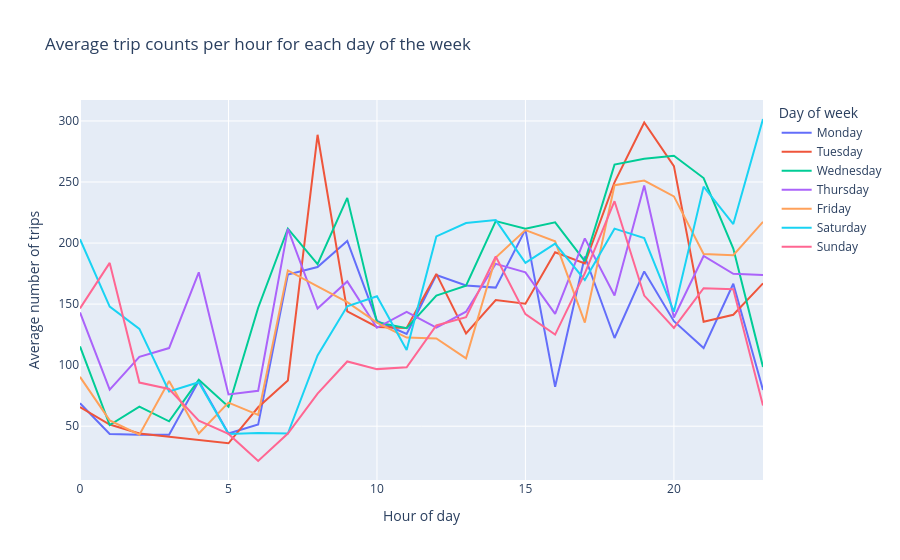

The notebook cell this image was saved under:
### Markdown cell above
## 3. Average trip counts per hour for each day of the week

### Code cell
trip_counts = (
    df.groupby(["date", "weekday_name", "hour"])
      .size()
      .reset_index(name="trip_count")
)

avg_trip_counts = (
    trip_counts.groupby(["weekday_name", "hour"])["trip_count"]
    .mean()
    .reset_index()
)

weekday_order = [
    "Monday", "Tuesday", "Wednesday",
    "Thursday", "Friday", "Saturday", "Sunday"
]

avg_trip_counts["weekday_name"] = pd.Categorical(
    avg_trip_counts["weekday_name"],
    categories=weekday_order,
    ordered=True
)

avg_trip_counts = avg_trip_counts.sort_values(["weekday_name", "hour"])

fig = px.line(
    avg_trip_counts,
    x="hour",
    y="trip_count",
    color="weekday_name",
    title="Average trip counts per hour for each day of the week",
    labels={
        "hour": "Hour of day",
        "trip_count": "Average number of trips",
        "weekday_name": "Day of week",
    }
)

fig.show()

### Figure 1 — Plotly figure (JSON) as saved in the notebook; plotly's stock layout.template omitted (floating-point values rounded to 4 significant figures)
{"data": [{"hovertemplate": "Day of week=Monday<br>Hour of day=%{x}<br>Average number of trips=%{y}<extra></extra>", "legendgroup": "Monday", "line": {"color": "#636efa", "dash": "solid"}, "marker": {"symbol": "circle"}, "mode": "lines", "name": "Monday", "orientation": "v", "showlegend": true, "type": "scatter", "x": [0, 1, 2, 3, 4, 5, 6, 7, 8, 9, 10, 11, 12, 13, 14, 15, 16, 17, 18, 19, 20, 21, 22, 23], "xaxis": "x", "y": [68.75, 43.67, 43.0, 43.0, 87.0, 44.0, 51.33, 174.2, 180.3, 201.7, 136.2, 125.5, 173.8, 165.2, 163.5, 211.0, 82.25, 189.0, 122.2, 176.8, 136.0, 114.0, 166.7, 79.67], "yaxis": "y"}, {"hovertemplate": "Day of week=Tuesday<br>Hour of day=%{x}<br>Average number of trips=%{y}<extra></extra>", "legendgroup": "Tuesday", "line": {"color": "#EF553B", "dash": "solid"}, "marker": {"symbol": "circle"}, "mode": "lines", "name": "Tuesday", "orientation": "v", "showlegend": true, "type": "scatter", "x": [0, 1, 2, 5, 6, 7, 8, 9, 10, 11, 12, 13, 14, 15, 16, 17, 18, 19, 20, 21, 22, 23], "xaxis": "x", "y": [65.67, 51.33, 44.0, 36.0, 65.5, 87.5, 288.7, 144.0, 131.2, 130.5, 174.8, 126.0, 153.2, 150.2, 192.5, 183.2, 249.8, 298.8, 263.0, 135.5, 141.2, 167.0], "yaxis": "y"}, {"hovertemplate": "Day of week=Wednesday<br>Hour of day=%{x}<br>Average number of trips=%{y}<extra></extra>", "legendgroup": "Wednesday", "line": {"color": "#00cc96", "dash": "solid"}, "marker": {"symbol": "circle"}, "mode": "lines", "name": "Wednesday", "orientation": "v", "showlegend": true, "type": "scatter", "x": [0, 1, 2, 3, 4, 5, 6, 7, 8, 9, 10, 11, 12, 13, 14, 15, 16, 17, 18, 19, 20, 21, 22, 23], "xaxis": "x", "y": [115.3, 51.0, 66.0, 54.0, 88.0, 66.0, 147.0, 211.8, 182.8, 237.0, 135.2, 130.2, 157.0, 165.0, 218.0, 211.7, 217.0, 185.2, 264.2, 269.0, 271.5, 253.2, 195.5, 98.5], "yaxis": "y"}, {"hovertemplate": "Day of week=Thursday<br>Hour of day=%{x}<br>Average number of trips=%{y}<extra></extra>", "legendgroup": "Thursday", "line": {"color": "#ab63fa", "dash": "solid"}, "marker": {"symbol": "circle"}, "mode": "lines", "name": "Thursday", "orientation": "v", "showlegend": true, "type": "scatter", "x": [0, 1, 2, 3, 4, 5, 6, 7, 8, 9, 10, 11, 12, 13, 14, 15, 16, 17, 18, 19, 20, 21, 22, 23], "xaxis": "x", "y": [143.2, 80.0, 106.8, 114.0, 176.0, 76.0, 79.0, 211.6, 146.4, 168.6, 130.6, 143.6, 130.8, 143.8, 183.0, 176.0, 142.0, 203.8, 157.0, 247.2, 139.0, 189.4, 174.8, 173.8], "yaxis": "y"}, {"hovertemplate": "Day of week=Friday<br>Hour of day=%{x}<br>Average number of trips=%{y}<extra></extra>", "legendgroup": "Friday", "line": {"color": "#FFA15A", "dash": "solid"}, "marker": {"symbol": "circle"}, "mode": "lines", "name": "Friday", "orientation": "v", "showlegend": true, "type": "scatter", "x": [0, 1, 2, 3, 4, 5, 6, 7, 8, 9, 10, 11, 12, 13, 14, 15, 16, 17, 18, 19, 20, 21, 22, 23], "xaxis": "x", "y": [90.4, 54.75, 43.0, 87.0, 44.0, 69.33, 59.2, 177.6, 164.6, 151.6, 134.8, 122.6, 121.8, 105.6, 188.2, 210.6, 201.4, 134.8, 247.4, 251.2, 238.2, 191.0, 190.0, 217.4], "yaxis": "y"}, {"hovertemplate": "Day of week=Saturday<br>Hour of day=%{x}<br>Average number of trips=%{y}<extra></extra>", "legendgroup": "Saturday", "line": {"color": "#19d3f3", "dash": "solid"}, "marker": {"symbol": "circle"}, "mode": "lines", "name": "Saturday", "orientation": "v", "showlegend": true, "type": "scatter", "x": [0, 1, 2, 3, 4, 5, 6, 7, 8, 9, 10, 11, 12, 13, 14, 15, 16, 17, 18, 19, 20, 21, 22, 23], "xaxis": "x", "y": [203.2, 148.0, 129.8, 78.4, 86.0, 43.67, 44.5, 44.0, 108.0, 148.2, 156.4, 112.4, 205.4, 216.4, 218.8, 183.8, 199.6, 169.8, 211.8, 204.0, 143.8, 246.2, 215.6, 301.6], "yaxis": "y"}, {"hovertemplate": "Day of week=Sunday<br>Hour of day=%{x}<br>Average number of trips=%{y}<extra></extra>", "legendgroup": "Sunday", "line": {"color": "#FF6692", "dash": "solid"}, "marker": {"symbol": "circle"}, "mode": "lines", "name": "Sunday", "orientation": "v", "showlegend": true, "type": "scatter", "x": [0, 1, 2, 3, 4, 5, 6, 7, 8, 9, 10, 11, 12, 13, 14, 15, 16, 17, 18, 19, 20, 21, 22, 23], "xaxis": "x", "y": [146.5, 183.8, 85.75, 80.5, 54.5, 43.67, 21.5, 44.0, 76.75, 103.0, 96.75, 98.25, 132.5, 139.2, 189.0, 141.8, 125.0, 175.2, 234.2, 157.0, 130.5, 163.0, 162.2, 67.0], "yaxis": "y"}], "layout": {"legend": {"title": {"text": "Day of week"}, "tracegroupgap": 0}, "title": {"text": "Average trip counts per hour for each day of the week"}, "xaxis": {"anchor": "y", "domain": [0, 1], "title": {"text": "Hour of day"}}, "yaxis": {"anchor": "x", "domain": [0, 1], "title": {"text": "Average number of trips"}}}}
